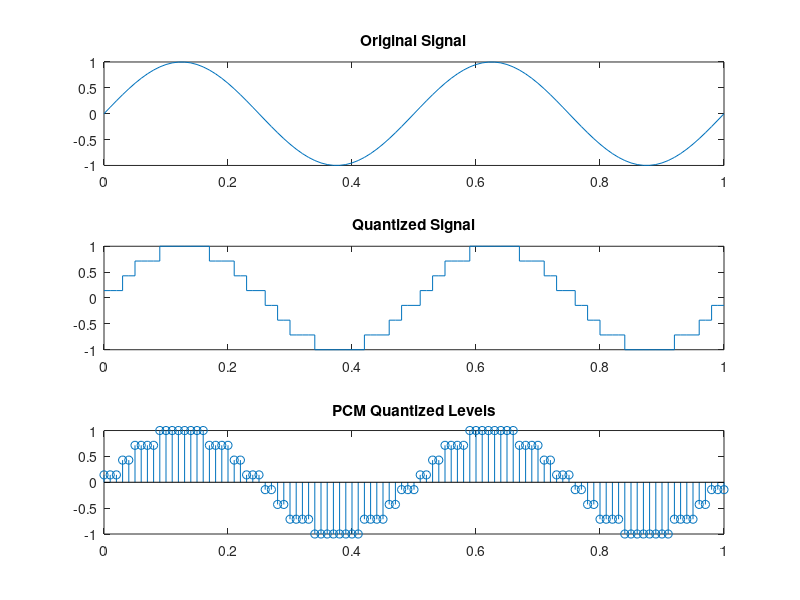

This chart was generated by the following MATLAB code:
clc;
clear;
close all;

t = 0:0.01:1;
x = sin(2*pi*2*t);

L = 8;
q = round((x+1)*(L-1)/2);
q = 2*q/(L-1)-1;

subplot(3,1,1);
plot(t,x);
title('Original Signal');

subplot(3,1,2);
stairs(t,q);
title('Quantized Signal');

subplot(3,1,3);
stem(t,q);
title('PCM Quantized Levels');
